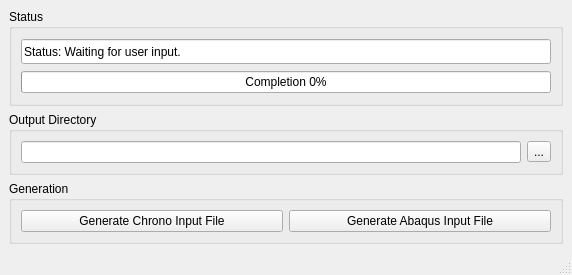
<?xml version="1.0" encoding="UTF-8"?>
<ui version="4.0">
 <class>MainWindow</class>
 <widget class="QMainWindow" name="MainWindow">
  <property name="geometry">
   <rect>
    <x>0</x>
    <y>0</y>
    <width>572</width>
    <height>275</height>
   </rect>
  </property>
  <property name="sizePolicy">
   <sizepolicy hsizetype="Expanding" vsizetype="Minimum">
    <horstretch>0</horstretch>
    <verstretch>0</verstretch>
   </sizepolicy>
  </property>
  <property name="minimumSize">
   <size>
    <width>0</width>
    <height>0</height>
   </size>
  </property>
  <property name="windowTitle">
   <string>MainWindow</string>
  </property>
  <widget class="QWidget" name="centralwidget">
   <property name="sizePolicy">
    <sizepolicy hsizetype="Expanding" vsizetype="MinimumExpanding">
     <horstretch>0</horstretch>
     <verstretch>0</verstretch>
    </sizepolicy>
   </property>
   <property name="minimumSize">
    <size>
     <width>0</width>
     <height>0</height>
    </size>
   </property>
   <layout class="QGridLayout" name="gridLayout_5">
    <item row="0" column="0">
     <widget class="QGroupBox" name="groupBox">
      <property name="title">
       <string>Status</string>
      </property>
      <layout class="QGridLayout" name="gridLayout">
       <item row="0" column="0">
        <widget class="QLineEdit" name="statusWindow">
         <property name="enabled">
          <bool>true</bool>
         </property>
         <property name="sizePolicy">
          <sizepolicy hsizetype="Expanding" vsizetype="MinimumExpanding">
           <horstretch>0</horstretch>
           <verstretch>0</verstretch>
          </sizepolicy>
         </property>
         <property name="minimumSize">
          <size>
           <width>0</width>
           <height>25</height>
          </size>
         </property>
         <property name="maximumSize">
          <size>
           <width>16777215</width>
           <height>25</height>
          </size>
         </property>
         <property name="cursor">
          <cursorShape>BlankCursor</cursorShape>
         </property>
         <property name="text">
          <string>Status: Waiting for user input.</string>
         </property>
         <property name="frame">
          <bool>true</bool>
         </property>
         <property name="readOnly">
          <bool>true</bool>
         </property>
        </widget>
       </item>
       <item row="1" column="0">
        <widget class="QProgressBar" name="progressBar">
         <property name="sizePolicy">
          <sizepolicy hsizetype="Expanding" vsizetype="Fixed">
           <horstretch>0</horstretch>
           <verstretch>0</verstretch>
          </sizepolicy>
         </property>
         <property name="minimumSize">
          <size>
           <width>0</width>
           <height>20</height>
          </size>
         </property>
         <property name="value">
          <number>0</number>
         </property>
         <property name="textVisible">
          <bool>true</bool>
         </property>
         <property name="format">
          <string>Completion %p%</string>
         </property>
        </widget>
       </item>
      </layout>
     </widget>
    </item>
    <item row="1" column="0">
     <widget class="QGroupBox" name="groupBox_2">
      <property name="title">
       <string>Output Directory</string>
      </property>
      <layout class="QGridLayout" name="gridLayout_2">
       <item row="0" column="0">
        <layout class="QHBoxLayout" name="horizontalLayout_2">
         <item>
          <widget class="QLineEdit" name="outputDir">
           <property name="enabled">
            <bool>true</bool>
           </property>
           <property name="readOnly">
            <bool>false</bool>
           </property>
          </widget>
         </item>
         <item>
          <widget class="QToolButton" name="readDirButton">
           <property name="enabled">
            <bool>true</bool>
           </property>
           <property name="text">
            <string notr="true">...</string>
           </property>
          </widget>
         </item>
        </layout>
       </item>
      </layout>
     </widget>
    </item>
    <item row="2" column="0">
     <widget class="QGroupBox" name="groupBox_3">
      <property name="title">
       <string>Generation</string>
      </property>
      <layout class="QGridLayout" name="gridLayout_3">
       <item row="0" column="0">
        <widget class="QPushButton" name="writeChrono">
         <property name="sizePolicy">
          <sizepolicy hsizetype="Expanding" vsizetype="Fixed">
           <horstretch>0</horstretch>
           <verstretch>0</verstretch>
          </sizepolicy>
         </property>
         <property name="minimumSize">
          <size>
           <width>220</width>
           <height>20</height>
          </size>
         </property>
         <property name="maximumSize">
          <size>
           <width>16777215</width>
           <height>16777215</height>
          </size>
         </property>
         <property name="text">
          <string>Generate Chrono Input File</string>
         </property>
         <property name="autoDefault">
          <bool>false</bool>
         </property>
        </widget>
       </item>
       <item row="0" column="1">
        <widget class="QPushButton" name="writeAbaqus">
         <property name="sizePolicy">
          <sizepolicy hsizetype="Expanding" vsizetype="Fixed">
           <horstretch>0</horstretch>
           <verstretch>0</verstretch>
          </sizepolicy>
         </property>
         <property name="minimumSize">
          <size>
           <width>220</width>
           <height>20</height>
          </size>
         </property>
         <property name="maximumSize">
          <size>
           <width>16777215</width>
           <height>16777215</height>
          </size>
         </property>
         <property name="text">
          <string>Generate Abaqus Input File</string>
         </property>
         <property name="autoDefault">
          <bool>false</bool>
         </property>
        </widget>
       </item>
      </layout>
     </widget>
    </item>
   </layout>
  </widget>
  <widget class="QMenuBar" name="menubar">
   <property name="geometry">
    <rect>
     <x>0</x>
     <y>0</y>
     <width>572</width>
     <height>21</height>
    </rect>
   </property>
  </widget>
  <widget class="QStatusBar" name="statusbar"/>
 </widget>
 <resources/>
 <connections/>
</ui>
